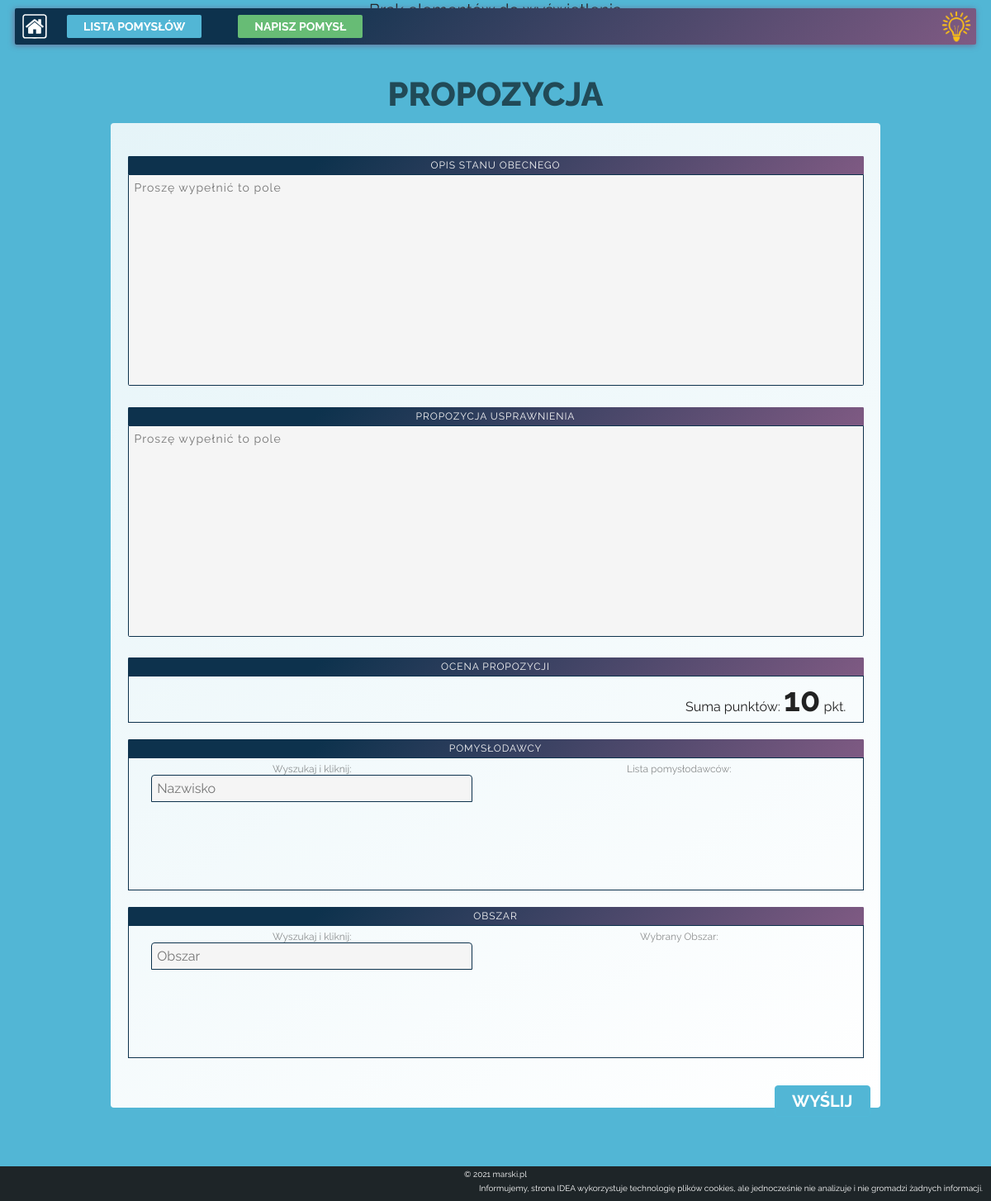
The page /?action=formOffer on the database as committed earlier.
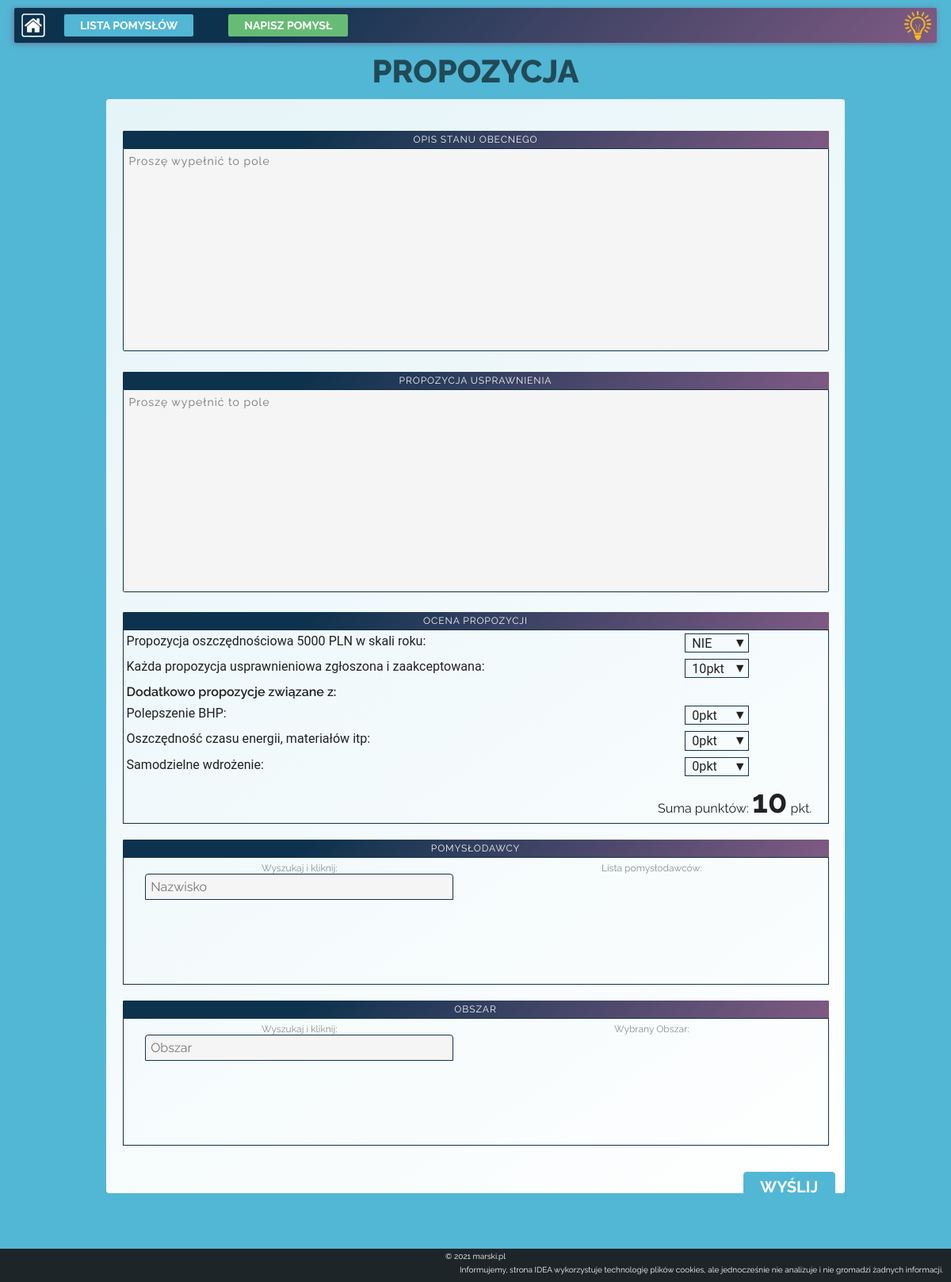
The same page on the database as committed later.
### tables this page shows
CREATE TABLE `offer_option` (
  `id_title` int(11) NOT NULL,
  `title` text NOT NULL,
  `name_option` text NOT NULL,
  `value_option` text NOT NULL,
  `header` tinyint(1) NOT NULL DEFAULT 0
);

### src/view/Request.php (called while the page is built, shortened)
<?php
class Request
{
    private array $get;
    public function __construct(array $params)
    {
        $this->get = $params['get'];
    }
    public function getParam_GET(string $name, $default = null): ?string
    {
        return $this->get[$name] ?? $default;
    }
}

### index.php (called while the page is built, shortened)
<?php
spl_autoload_register(function (string $classNamespace) {
    $path = str_replace(['\\', 'Idea/'], ['/', ''], $classNamespace);
    $path = "src/$path.php";
});
try {
    $input = file_get_contents('php://input');
    $request = [
        'get' => $_GET,
        'post' => $_POST,
        'phpInput' => !empty($input) ? $input : '',
        'server' => $_SERVER,
        'token' => $_SERVER["HTTP_X_CSRF_TOKEN"] ?? '',
    ];
    $Request = new Request($request);
    $View = new View();
    (new PageController($Request, $View));
} catch (IdeaException $e) {
    echo "<div class='exception align_center'><p>Błąd Aplikacji</p><p>" . $e->getMessage() . "</p><div class='exception_img'></div></div>";
} catch (Throwable $e) {
    echo "<div class='exception align_center'><p>Krytyczny Błąd Aplikacji</p><p>" . $e->getMessage() . "</p><div class='exception_img'></div></div>";
    dump($e);
}

### src/model/AbstractModel.php (called while the page is built, shortened)
<?php
abstract class AbstractModel
{
    public function __construct()
    {
        $this->DB = DB::conn();
    }
}

### src/database/DB.php (called while the page is built, shortened)
<?php
class DB
{
    private static string $host = 'localhost';
    private static string $userName = 'new_idea';
    private static string $password = 'K93TooVTiWK4YZtK';
    private static string $dbName = 'new_idea';
    private static string $dbType = 'mysql';
    private static string $encoding = 'utf-8';
    private static ?PDO $DB = null;
    private static function dbConfig(): string
    {
        $conf = self::$dbType . ':host=' . self::$host . ';encoding=' . self::$encoding . ';dbname=' . self::$dbName;
        return $conf;
    }
    public static function conn()
    {
        if (self::$DB === null) {
            try {
                self::$DB = new PDO(self::dbConfig(), self::$userName, self::$password);
                self::$DB->exec('set names utf8');
                self::$DB->setAttribute(PDO::ATTR_ERRMODE, PDO::ERRMODE_EXCEPTION);
            } catch (PDOException $e) {
                throw new Exception('Connecting error');
            }
            return self::$DB;
        }
    }
}

### src/controller/PageController.php (called while the page is built, shortened)
<?php
class PageController extends AbstractController
{
    protected function formOffer_Idea(): void
    {
        $offerRating = new OfferOptionModel();
        $offerParams = [
            'offerRating' => $offerRating->get(),
        ];
        $this->View->formOffer($offerParams);
    }
}

### template/page/formOffer.php (the view, shortened to what this page needs)
<main data-page="main">
    <h1>Propozycja</h1>
    <form data-form="offer" novalidate>
        <fieldset>
            <legend>Opis stanu obecnego</legend>
            <textarea maxlength=" 2000" rows="15" placeholder="Proszę wypełnić to pole" name="before" id="before" data-write="before" require></textarea>
            <span class="sign_number" data-form="sign_number"></span>
        </fieldset>
        <fieldset>
            <legend>Propozycja usprawnienia</legend>
            <textarea maxlength="2000" rows="15" placeholder="Proszę wypełnić to pole" name="after" id="after" data-write="after" require></textarea>
            <span class="sign_number" data-form="sign_number"></span>
        </fieldset>
        <fieldset>
            <legend>Ocena propozycji</legend>
            <div class="rating">
                <?php foreach ($pageParams['offerRating'] ?? [] as $key => $value) : ?>
                    <?php if ((int)$value['header']) : ?>
                        <div class='title_rating'><?php echo $value['title'] ?></div>
                    <?php else : ?>
                        <div class='options_rating'>
                            <span><?php echo $value['title'] ?></span>
                            <div class='option_pkt' id="<?php echo $value['name_option'] ?>">
                                <select aria-labelledby="<?php echo $value['name_option'] ?>">
                                    <?php $value_option  = explode(',', $value['value_option']); ?>
                                    <?php foreach ($value_option as $option) : ?>
                                        <option value="<?php echo $option ?> "><?php echo $option ?></option>
                                    <?php endforeach; ?>
                                </select>
                            </div>
                        </div>
                    <?php endif; ?>
                <?php endforeach; ?>
                <div class="number_rating"> <span>Suma punktów:&nbsp;</span><span class="pktnum" data-form="view_points">10</span><span>&nbsp;pkt.</span></div>
            </div>
            <span class="sign_number"></span>
        </fieldset>
        <fieldset>
            <legend>Pomysłodawcy</legend>
            <div class="creator">
                <div class="container_search">
                    <label for="creator_search" class="list_label">Wyszukaj i kliknij:</label>
                    <input id="creator_search" type="search" class="input_search" data-search="creator_search" type="search" autocomplete="off" placeholder="Nazwisko">
                </div>
                <div class="chosen_ones">
                    <label for="select_name" class="list_label">Lista pomysłodawców:</label>
                </div>
            </div>
            <span class="sign_number"></span>
        </fieldset>
        <fieldset>
            <legend>Obszar</legend>
            <div class="creator">
                <div class="container_search">
                    <label for="area_search" class="list_label">Wyszukaj i kliknij:</label>
                    <input id="area_search" type="search" class="input_search" data-search="area_search" type="search" autocomplete="off" placeholder="Obszar">
                </div>
                <div class="chosen_ones">
                    <label for="select_name" class="list_label">Wybrany Obszar:</label>
                </div>
            </div>
            <span class="sign_number"></span>
        </fieldset>
        <button class="offer_button" data-form="add">Wyślij</button>
    </form>
</main>

### src/controller/AbstractController.php (shortened to what this page needs)
<?php
abstract class AbstractController
{
    protected Request $Request;
    protected View $View;
    protected ?string $action_GET;
    protected array $account;
    public function __construct(Request $Request, View $View)
    {
        $this->Request = $Request;
        $this->View = $View;
        $this->account = $this->Request->getParam_SESSION('account');
        $this->init();
    }
    private function init(): void
    {
        $requestMethod = $_SERVER["REQUEST_METHOD"];
        switch ($requestMethod) {
            case 'GET':
                $this->action_GET = $this->Request->getParam_GET(DEFAULT_GET, self::DEFAULT_ACTION_HTML);
                $this->View->globalParams = [
                    'action_GET' => $this->action_GET,
                    'account' => $this->account,
                ];
                $this->renderPage();
                break;
        }
    }
    private function renderPage(): void
    {
        $method = $this->existsMethod($this->action_GET, self::DEFAULT_ACTION_HTML, DEFAULT_SUFIX_IDEA);
        if ($method !== 'logout' . DEFAULT_SUFIX_IDEA) {
            $this->View->layout();
            $this->$method();
            $this->View->footer();
        } else if ($method === 'logout' . DEFAULT_SUFIX_IDEA) {
            $this->$method();
            exit;
        }
    }
    private function existsMethod(string $checkMethod, string $default, string $sufix): string
    {
        $method  = $checkMethod . $sufix;
        return $method;
    }
}

### src/view/View.php (shortened to what this page needs)
<?php
class View
{
    public array $globalParams;
    public function layout(): void
    {
        $this->viewHTML('layout', '');
    }
    public function footer(): void
    {
        $this->viewHTML('footer', 'page/');
    }
    public function formOffer(array $pageParams): void
    {
        $this->viewHTML('formOffer', 'page/', $pageParams);
    }
    private function viewHTML(string $name, string $path = '', array $pageParams = []): void
    {
        $path = DIR_TEMPLATE . $path . $name . '.php';
        try {
            if (is_file($path)) {
                $globalParams = $this->globalParams;
                require $path;
            } else {
                throw new IdeaException('Błąd otwarcia szablonu' . $name . ' in: ' . $path);
            }
        } catch (Exception $e) {
            throw new IdeaException('Błąd Renderowania Strony');
        }
    }
}

### template/layout.php (shortened to what this page needs)
<!DOCTYPE html>
<html lang="pl">
<?php
   $account_rang = intval($_SESSION['account']['rang'] ?? 0);
   ?>
<head>
    <link rel="stylesheet" href="./public/style/layout.min.css" type="text/css" media="all">
    <?php switch ($globalParams['action_GET']):
           case 'listOffers': ?>
        <?php
           case 'formOffer': ?>
            <link rel="stylesheet" href="./public/style/formOffer.min.css" type="text/css" media="all">
            <?php break; ?>
    <?php endswitch; ?>
</head>
<body>
    <nav class="menu" data-page="nav">
        <a rel="home start" href="<?php echo HTTP_SERVER ?>" class="link_home hover_img" data-page="home_nav"><img src="public/img/home_icon.svg" alt="Strona główna"><img src="public/img/border_icon.svg" class="load" data-page="status_indicator" alt=""></a>
        <a rel="list section" href="?action=listOffers" class="link_button <?php echo ($globalParams['action_GET'] === 'listOffers' ? 'active_link' : '') ?>">Lista pomysłów</a>
        <a rel="write section" href="?action=formOffer" class="link_button <?php echo ($globalParams['action_GET'] === 'formOffer' ? 'active_link' : '') ?>">Napisz pomysł</a>
        <?php switch ($account_rang):
               case 1: ?>
            <?php
               default: ?>
                <a rel="signin appendix" href="?action=login" class="logo_idea"><img src="public/img/idea.png" alt="Idea"></a>
                <?php break; ?>
        <?php endswitch; ?>
    </nav>

### src/model/OfferOptionModel.php (shortened to what this page needs)
<?php
class OfferOptionModel extends AbstractModel
{
    public function get()
    {
        try {
            $stmt = $this->DB->query('SELECT * FROM offer_option');
            $stmt->execute();
        } catch (PDOException $e) {
            throw new IdeaException('Error OfferOption MODEL Get');
        }
        if ($stmt->rowCount() > 0) {
            while ($row = $stmt->fetch(PDO::FETCH_ASSOC)) {
                $param[] = $row;
            }
            return $param;
        } else {
            echo 'Brak elementów do wyświetlenia';
        }
    }
}

### template/page/footer.php
<footer>
    <div class="author">
        <span>&#xA9; <?php echo date('Y'); ?> <a href="https://marski.pl/" target="_blank"> marski.pl</a> </span>
    </div>
    <aside class="cookies">
        <p>Informujemy, strona IDEA wykorzystuje technologię plików cookies, ale jednocześnie nie analizuje i nie gromadzi żadnych informacji.</p>
    </aside>
</footer>
</body>
</html>

Rows that differ between the two databases and show on the page:
added offer_option: title "Propozycja oszczędnościowa 5000 PLN w skali roku:", value_option+name_option "NIE"
added offer_option: title "Każda propozycja usprawnieniowa zgłoszona i zaakceptowana:", value_option+name_option "10pkt"
added offer_option: title "Dodatkowo propozycje związane z:"
added offer_option: title "Polepszenie BHP:", value_option+name_option "0pkt"
added offer_option: title "Oszczędność czasu energii, materiałów itp:", value_option+name_option "0pkt"
added offer_option: title "Samodzielne wdrożenie:", value_option+name_option "0pkt"
Other text that changed with them:
text no longer shown: "Brak elementów do wyświetlenia"
